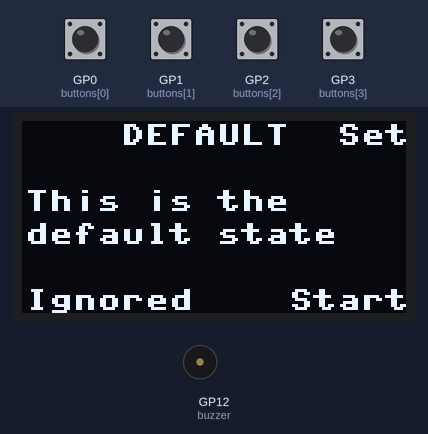
Bench run of a program on a simulated Raspberry Pi Pico running MicroPython. On the bench: 128×64 one-colour display, buzzer (waves = sounding, pin HIGH). The inputs (shaded band) are chosen by the test bench; at power-on: GP0 (buttons[0]), GP1 (buttons[1]), GP2 (buttons[2]), GP3 (buttons[3]) LOW. The clock reads 2024-03-15 10:24:30 at power-on unless the program sets it; what the program prints to the serial console is not drawn.

Above: at 1.2 s.
1.3 s: GP1 (buttons[1]) pulled HIGH for 0.15 s
At 2.6 s:
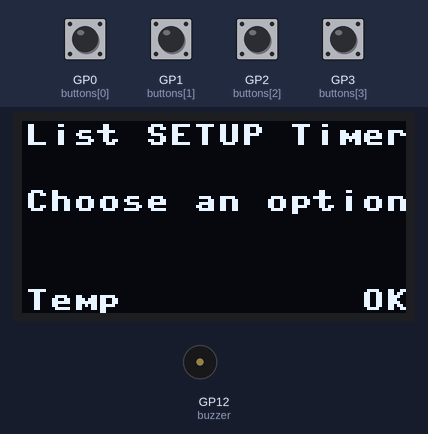
3.0 s: GP0 (buttons[0]) pulled HIGH for 1 s
At 4.8 s:
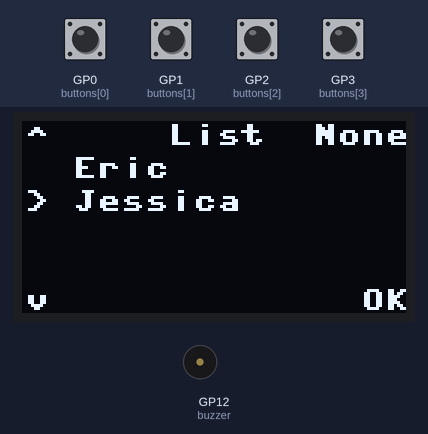
5.5 s: GP3 (buttons[3]) pulled HIGH for 1 s
At 7.9 s:
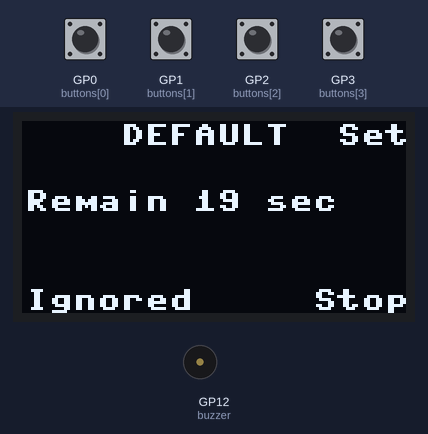
8.6 s: GP1 (buttons[1]) pulled HIGH for 1 s
At 10.8 s:
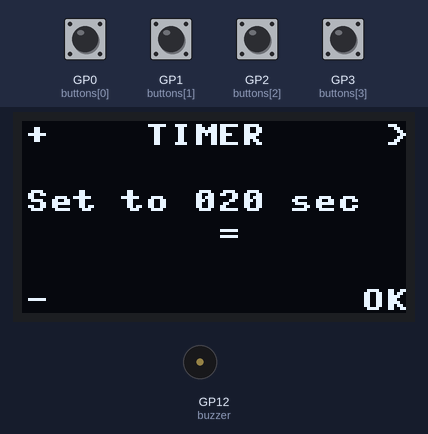
11.1 s: GP2 (buttons[2]) pulled HIGH for 1 s
At 12.1 s:
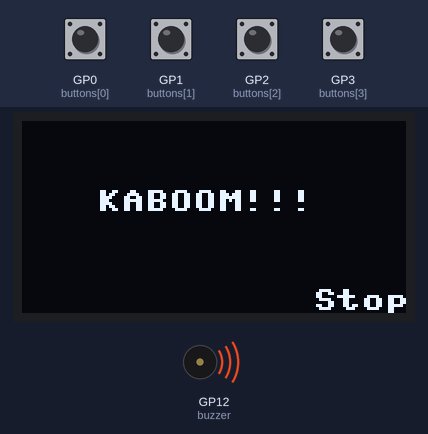
13.6 s: GP3 (buttons[3]) pulled HIGH for 0.15 s
At 14.7 s:
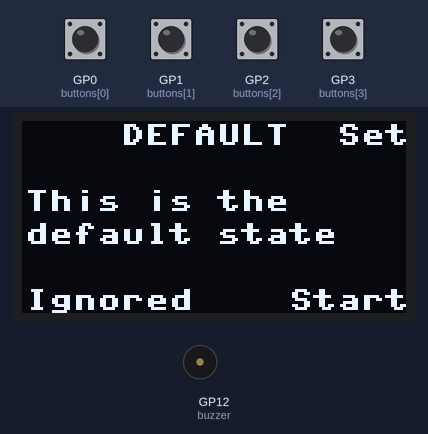
Timing chart, 0 to 16.3 s (numbered marks = the images above; inputs shaded):
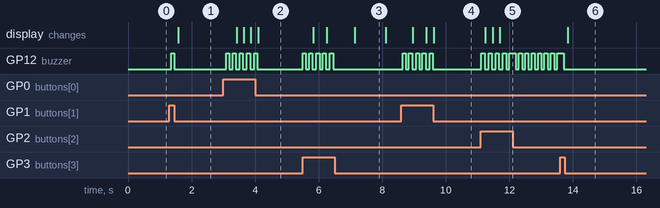

Measured:
- after the input at 1.3 s, GP12 (buzzer): LOW → HIGH after 0.06 s, → LOW 0.10 s later; the display: changes after 0.29 s (image 1)
- after the input at 3.0 s, GP12 (buzzer): alternates HIGH for 0.10 s and LOW for 0.13 s, 10 changes in all, then stays LOW, starting after 0.09 s; the display: first changes after 0.42 s (image 2 shows a later state)
- after the input at 5.5 s, GP12 (buzzer): alternates HIGH for 0.10 s and LOW for 0.11 s, 10 changes in all, then stays LOW, starting at once; the display: first changes after 0.33 s (image 3 shows a later state)
- after the input at 8.6 s, GP12 (buzzer): alternates HIGH for 0.10 s and LOW for 0.11 s, 10 changes in all, then stays LOW, starting at once; the display: first changes after 0.36 s (image 4 shows a later state)
- after the input at 11.1 s, GP12 (buzzer): goes 4 × (HIGH 0.10 s, LOW 0.13 s), HIGH 0.20 s, 6 × (LOW 0.10 s, HIGH 0.10 s), LOW 0.10 s, then HIGH, starting at once; the display: first changes after 0.15 s (image 5 shows a later state)
- after the input at 13.6 s, the display: changes after 0.23 s (image 6)

The program:

main.v1.py
```python
"""
Programming using States
https://en.wikipedia.org/wiki/State_pattern

Navigation through menus using States
 - V1: all on Core 0
 - if...elif...else approach

Raspberry PICO Python club

"""
from machine import Pin, PWM
from utime import sleep, time

from display import Display
from state import State

# ic2 port and pins for the mini LCD display
dis = Display(0, 17, 16)
# the 4 buttons around the screen: GPIO0, ..., GPIO3
buttons = [Pin(i, Pin.IN, Pin.PULL_DOWN) for i in range(4)]
lastPressedButton = None  #  the last button pressed by the user
# buzzer
buzzer = Pin(12, Pin.OUT)

# Dictionary used to have key/value pairs for selection using keys (state="List")
WHATSAPP = {
    "Eric": "Eric's mobile number",
    "Jessica": "Jessica's mobile",
}

def checkButtons():
    """
    Check all 4 buttons and set the global variable if a button is pressed
    First button pressed is considered
    """
    global lastPressedButton
    for i, button in enumerate(buttons):
        if button.value():
            lastPressedButton = i + 1  #  button 1 to 4
            print("Pressed on", lastPressedButton)
            buzzer.on()
            sleep(0.1)
            buzzer.off()
            break
    else:
        lastPressedButton = None  #  no break statement i.e. no button


def main_loop():
    """
    Loop through all actions: check buttons, control timer, execute menu states
    :return: None
    """
    state = State("default")
    timer, temperature = 20, 50
    timerStartedAt = None
    default_wait = 0  #  incremented every turn in the loop
    while True:
        # tasks to do at each loop like checking buttons or other sensors
        default_wait += 1
        checkButtons()
        # is the timer running? if yes then let's verify if it has not yet completed
        if timerStartedAt and time() - timerStartedAt >= timer:
            state.changeTo("KABOOM!")
        # Automation based on states
        if state == "default":  # waiting for a pressed button to change state BUT screen changes regularly
            if state.firstTime or default_wait % 3 == 0:  #  every third of second
                if timerStartedAt:
                    msg = f"\nRemain {timer - (time() - timerStartedAt)} sec"
                else:
                    msg = "\nThis is the\ndefault state"
                dis.screen(msg,
                           title=state.currentState.upper(),
                           button2="Set", button3='Ignored',
                           button4='Stop' if timerStartedAt else 'Start')
                state.firstTime = False
            elif lastPressedButton == 2:
                state.changeTo("Setup")
            elif lastPressedButton == 4: # turn the timer ON/OFF
                if timerStartedAt:
                    timerStartedAt = None # cancel/stop the timer
                else:
                    timerStartedAt = time() # start the time
                state.firstTime = True # force to display the message

        elif state == "Setup":  # propose to user various setup sub-menus - fix screen and wait for user action
            if state.firstTime:
                dis.screen("\nChoose an option",
                           title=state.currentState.upper(),
                           button1="List", button2="Timer", button3='Temp', button4='OK')
                state.firstTime = False
            elif lastPressedButton == 1:
                state.changeTo("List")
            elif lastPressedButton == 2:
                state.changeTo("Timer")
            elif lastPressedButton == 3:
                state.changeTo("Temp")
            elif lastPressedButton == 4:
                state.changeToDefault()

        elif state == "Timer":  #  set timer from  000 till 999 seconds : 3 digits numbers
            if state.firstTime:
                needRefresh = True
                cursorPos = 0
                state.firstTime = False
            elif lastPressedButton == 1:
                delta = 1 if cursorPos == 2 else 10 if cursorPos == 1 else 100
                if timer + delta <= 999: timer += delta
                needRefresh = True
            elif lastPressedButton == 3:
                delta = 1 if cursorPos == 2 else 10 if cursorPos == 1 else 100
                if timer - delta >= 0: timer -= delta
                needRefresh = True
            elif lastPressedButton == 2:  #  cursor to the right or back to begining
                cursorPos = 0 if cursorPos == 2 else cursorPos+1
                needRefresh = True
            elif lastPressedButton == 4:
                print(f"{timer=}")
                state.changeToDefault()

            if needRefresh:
                dis.screen(f"\nSet to {timer:03} sec\n       {' '*cursorPos}=",
                           title=state.currentState.upper(),
                           button1="+", button2=">",
                           button3='-', button4='OK')
                needRefresh = False

        elif state == "Temp":  #  set temperature from 40 till 80 deg C : 2 digits number
            if state.firstTime:
                needRefresh = True
                cursorPos = 0
                state.firstTime = False
            elif lastPressedButton == 1:
                delta = 1 if cursorPos else 10   # curPos or 10
                if temperature + delta <= 80: temperature += delta
                needRefresh = True
            elif lastPressedButton == 3:
                delta = 1 if cursorPos else 10   # curPos or 10
                if temperature - delta >= 40: temperature -= delta
                needRefresh = True
            elif lastPressedButton == 2:  #  cursor to the right or back to begining
                cursorPos = 0 if cursorPos else 1  #  abs(cursorPos - 1)
                needRefresh = True
            elif lastPressedButton == 4:
                print(f"{temperature=}")
                state.changeToDefault()

            if needRefresh:
                dis.screen(f"\nSet to {temperature:02}C\n       {' '*cursorPos}=",
                           title=state.currentState.upper(),
                           button1="+", button2=">",
                           button3='-', button4='OK')
                needRefresh = False

        elif state == "List":  # select a value from a list
            if state.firstTime:  # simple version: only 4 possibilities i.e. no scrolling
                _pos = 0
                choices = ["  " + k for k in WHATSAPP.keys()]
                choices[_pos] = '>' + choices[_pos][1:] # set the marker > to the first line
                state.firstTime = False
                needRefresh = True
            elif lastPressedButton == 1:
                choices[_pos] = ' ' + choices[_pos][1:]  # remove the current marker >
                _pos = len(choices)-1 if _pos==0 else _pos - 1
                choices[_pos] = '>' + choices[_pos][1:]
                needRefresh = True
            elif lastPressedButton == 3:
                choices[_pos] = ' ' + choices[_pos][1:]  # remove the current marker >
                _pos = 0 if _pos==len(choices)-1 else _pos + 1
                choices[_pos] = '>' + choices[_pos][1:]
                needRefresh = True
            elif lastPressedButton == 2:  # user does not want any WhatsApp notification
                wapps = None
                print(f"{wapps=}")
                state.changeToDefault()
            elif lastPressedButton == 4:  # user has selected a WhatsApp account for notifications
                wapps = WHATSAPP[choices[_pos][2:]]
                print(f"{wapps=}")
                state.changeToDefault()

            if needRefresh:
                dis.screen('\n'.join(choices),
                           title="List",
                           button1='^', button2="None", button3='v', button4="OK")
                needRefresh = False

        elif state == "KABOOM!":
            if state.firstTime:
                dis.screen("\n   KABOOM!!!", button4='Stop')
                timerStartedAt = None # cancel/stop the timer
                state.firstTime = False
            elif lastPressedButton == 4:
                buzzer.off()
                state.changeToDefault()
            else:
                if default_wait % 2 == 0:
                    buzzer.on()
                else:
                    buzzer.off()

        else: # strange... an unknown state!
            print("Unknown state", state.currentState)

        sleep(0.1)  # slow down the loop & prevents bounce on the buttons

if __name__ == "__main__":
    main_loop()
```

display.py
```python
"""
  Small python module to help managing the ssd1306 OLED display
  - multiLines: display a multi-lines text separated by \n
  - screen: display a full screen with 4 buttons, title, footer and multi-lines text
  - test: display text for testing the display capacity

  Reference: https://docs.micropython.org/en/latest/esp8266/tutorial/ssd1306.html

"""
from micropython import const
from utime import time
from machine import Pin, I2C, Timer
from ssd1306 import SSD1306_I2C

FONTSIZE=const((8, 10)) #  code to improve when we can change the font size (8px by 10px)
WIDTH=const(128)        # px ==> 16 characters
HEIGHT=const(64)        # px ==> 6 lines


class Display(SSD1306_I2C):
    def __init__(self, port, scl, sda, width=WIDTH, height=HEIGHT, freq=400000):
        i2c = I2C(port, scl=Pin(scl), sda=Pin(sda), freq=freq)
        self.fontSize = FONTSIZE  # default font size
        super().__init__(width, height, i2c)
        # self.displayoff_timer = Timer(mode=Timer.PERIODIC, period= 15 * 1000, callback=self.displayOff)
        self.displayOn()

    def displayOn(self):
        """Switch on the display and ensure 15 seconds ON"""
        self.poweron()
        self.offAt = time() + 15

    def displayOff(self, timer):
        if self.offAt and time() > self.offAt:
            self.poweroff()
            self.offAt = None

    def multiLines(self, lines, topMargin=0, leftMargin=0):
        """
        Display all the lines separated by a \n from top to bottom
        :param lines: list of str separeted by \n
        :param topMargin: top margin in pixel
        :param leftMargin: left margin in pixel
        :return:
        """
        self.displayOn()
        self.fill(0)  # erase current screen to black
        x, y = leftMargin, topMargin
        for line in lines.split('\n'):
            self.text(line, x, y)
            y += self.fontSize[1] + 1 # one extra pixel as line separator
        self.show()


    def screen(self, mLines, title="", footer="",
               button1="", button2="", button3="", button4="",
               leftMargin=1, topMargin=1):
        """
            Display the following text:

            1    Title   2
            mLine 1.......
            mLine 2.......
            mLine 3.......
            mLine 4.......
            3    Footer  4
        """
        charByLine = WIDTH // self.fontSize[0]  #  font 10 -->  8px by 10px
        nbLines = HEIGHT // self.fontSize[1] - 2  # because 1st line is for Title and last line for Footer
        t, b1, b2 = f"{title.strip():^{charByLine}}", button1.strip(), button2.strip()
        titleLine = b1 + t[len(b1):charByLine-len(b2)] + b2
        f, b3, b4 = f"{footer.strip():^{charByLine}}", button3.strip(), button4.strip()
        footerLine = b3 + f[len(b3):charByLine-len(b4)] + b4
        mLines += '\n' * nbLines
        mLines = '\n'.join([ l[:charByLine] for l in (mLines.split('\n'))[:nbLines] ])
        self.multiLines(f"""{titleLine}
{mLines}
{footerLine}""",
                        leftMargin=leftMargin, topMargin=topMargin)

    def test(self):
        """
        just to display a full text for counting characters
        with font 10px: 15char x 6.2 lines
        """
        s = "0123456789"
        l = s * 2
        t = "\n".join([l for i in range(7)])
        self.multiLines(t)

if __name__ == "__main__":
    dis = Display(0, 17, 16)
    dis.screen("\nSet to 50 C",
           title="Temp", footer="Footer",
           button1="+", button2=">",button3="-", button4="OK")
    x = 7 * FONTSIZE[0]
    y = 2 * FONTSIZE[1]
    dis.fill_rect(x,y, FONTSIZE[0],2,1)
    y = 3 * FONTSIZE[1] + 3
    dis.fill_rect(x,y,FONTSIZE[0],2,1)
    dis.show()

    from time import sleep
    sleep(3)

    dis.screen("\nSet to 50 C",
           title="Temp", footer="Footer",
           button1="+", button2=">",button3="-", button4="OK")
    x = 8 * FONTSIZE[0]
    y = 2 * FONTSIZE[1]
    dis.fill_rect(x,y, FONTSIZE[0],2,1)
    y = 3 * FONTSIZE[1] + 3
    dis.fill_rect(x,y,FONTSIZE[0],2,1)
    dis.show()


#     dis.screen("line 1 qui est tres longue\net ligne 2\nplus courte",
#                title="Title", footer="Footer",
#                button1="1", button2="2",button3="3", button4="4")
    # dsiplay as a clock
#     from time import sleep, localtime
#     try:
#         while True:
#             now = localtime()
#             dis.multiLines(f"""{now[0]}-{now[1]:02}-{now[2]:02}
# {now[3]}:{now[4]:02}:{now[5]:02}""")
#     except KeyboardInterrupt:
#         dis.screen("line 1 qui est tres longue\net ligne 2\nplus courte",
#                title="Title", footer="Footer",
#                button1="1", button2="2",button3="3", button4="4")
#         sleep(5)
    # dis.poweroff()
```

state.py
```python
"""
Class to manage states for simple automation
"""
class State:
    def __init__(self, initialState, defaultSate=None):
        """
        Usually only one object is created to manage the current state.
        :param initialState:
        :param defaultSate: default state upon timer completion. If not indicated, initialState is used instead
        """
        self.lastState, self.currentState = None, initialState
        self.defaultState = defaultSate or initialState
        self.firstTime = True  # set to True when changing state

    def __eq__(self, chkState):
        """
        Syntax sugar to check the current state
        :return: true if chkStats == current state
        """
        return chkState == self.currentState

    def changeToDefault(self, t=None):
        """
        Callback function to force the current state to the default state
        """
        self.changeTo(self.defaultState)

    def changeTo(self, newState):
        """
        Change the currentState to a new given state, saving current in last State
        """
        self.lastState = self.currentState
        self.currentState = newState
        self.firstTime = True  # change to True when changing state for first time entry action
        # print("State changes from", self.lastState, "to", self.currentState)

    def __str__(self):
        return(f"currentState:{self.currentState} /  lastState={self.lastState}")
```
